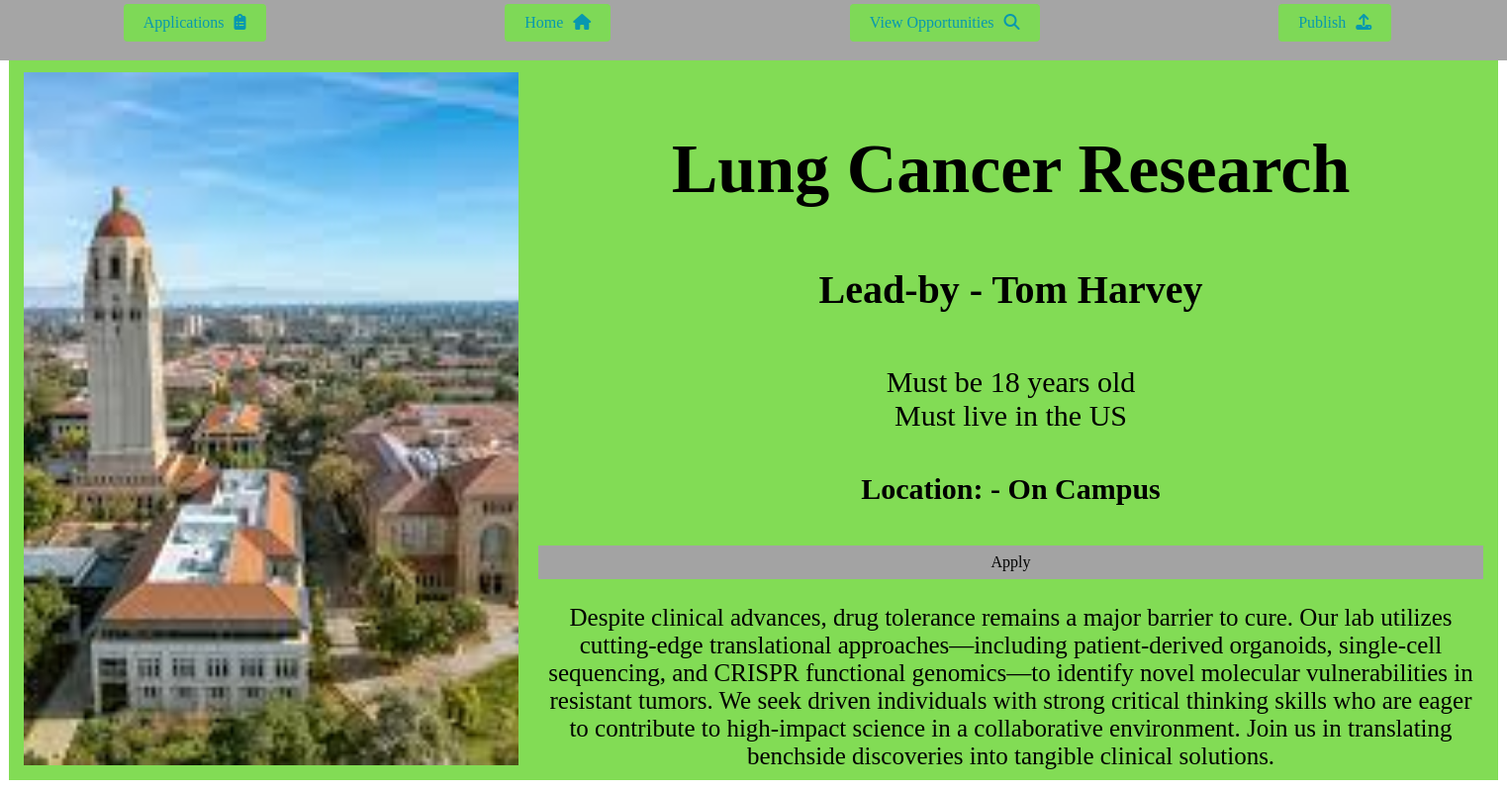
The app's page /learn-more-professor/1 with its own data.
### main.py (models this page shows)
class Opportunity(db.Model):
    id = db.Column(db.Integer, primary_key = True, autoincrement = True, unique = True)
    name = db.Column(db.String, nullable = False)
    professor_name = db.Column(db.String, nullable = False)
    institute = db.Column(db.String, nullable = False)
    requirements = db.Column(db.String, nullable = False)
    description = db.Column(db.String(1000), nullable = False)
    location = db.Column(db.String, nullable = False)
    image = db.Column(db.String, nullable = False)
    prof_ID = db.Column(db.Integer, db.ForeignKey('user.id'), nullable = False)
    applications = db.relationship('Application', backref = 'opportunity', cascade = 'all, delete-orphan')

### main.py (the view)
@app.route('/learn-more-professor/<int:op_id>')
def learn_more_professor(op_id):
    return render_template('learn-more-professor.html', opportunity=Opportunity.query.filter_by(id=op_id).first())

### templates/learn-more-professor.html
{% extends 'professor-base.html' %}
{% block content %}
<div class = card style = "width: 1475px; height: 700px;">
    <img src = "{{ url_for('static', filename = 'images/' + opportunity.image) }}">
    <div class = "card-body">
        <div>
            <h2 style = "font-size: 70px;"> {{ opportunity.name }} </h2>
            <h4 style = "font-size: 40px;"> Lead-by - {{ opportunity.professor_name }}</h4>
            <ul style = "list-style-type: none; padding: 0; font-size: 30px;">
                {% for requirement in opportunity.requirements.split(':') %}
                    <li> {{ requirement }} </li>
                {% endfor %}
            </ul>
            <h4 style = "font-size: 30px;"> Location: - {{ opportunity.location }} </h4>
            <div class = "card-buttons">
                <a href = "/application-form/{{ opportunity.id }}" class = "btn-learn">Apply</a>
            </div>
            <div>
                <p style = "font-size: 25px;">{{ opportunity.description }}</p>
            </div>
        </div>
    </div>
</div>
{% endblock %}

### templates/professor-base.html (style rules this page uses)
.card { width: 1000px; margin-left: auto; margin-right: auto; display: flex; background-color: #82DC55; padding: 15px; gap: 20px; margin-bottom: 10px; }
.card img { width: 500px; height: auto; object-fit: cover; }
.card-body { display: flex; flex-direction: column; justify-content: space-between; text-align: center; width: 100%; }
.card-buttons { display: flex; gap: 10px; }
.btn-learn { flex: 1; background-color: #A3A3A3; color: black; padding: 8px; text-decoration: none; }

### records on screen
Opportunity: image (picture), name "Lung Cancer Research", professor_name "Tom Harvey", location "On Campus", description "Despite clinical advances, drug tolerance remains a major barrier to cure. Our lab utilizes cutting-edge translational approaches—including patient-derived organoids, single-cell sequencing, and CRISPR functional genomics—to identify novel molecular vulnerabilities in resistant tumors. We seek driven individuals with strong critical thinking skills who are eager to contribute to high-impact science in a collaborative environment. Join us in translating benchside discoveries into tangible clinical solutions."

### other values on screen
{{ requirement }} "Must be 18 years old" "Must live in the US"
